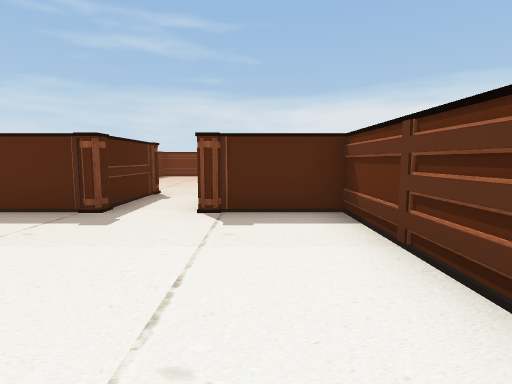
[1] (above)

14 first-person views from a walk through a Unity game level. The camera is 1.5 m above the floor, tilts 6° down and sees 80° across. Doors are open. The floor is counted in squares, 1.8 m on a side. Each view is taken from the middle of a square. On the plan, view 1 faces up. The plan holds only what a view shows up to about 11 squares ahead; the rest is blank. The place goes on beyond the plan. The player is left out. Some surface patterns are stand-ins.

[2]
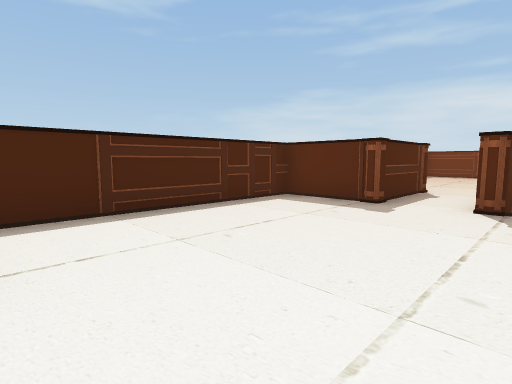

[3]
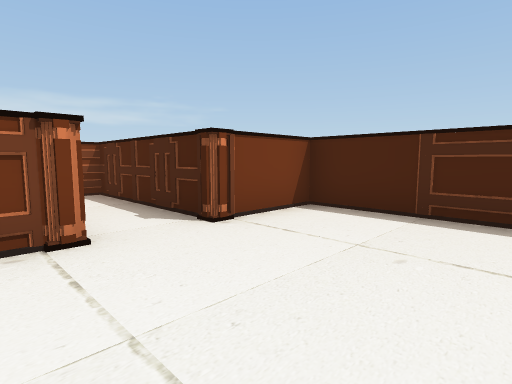

[4]
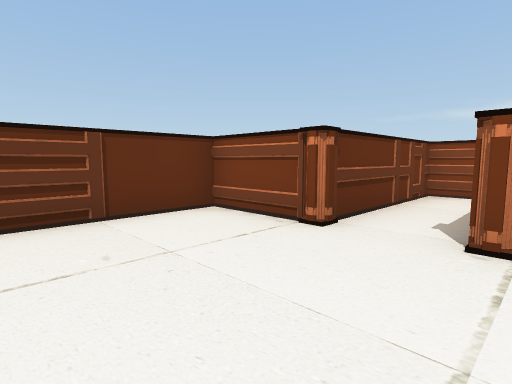

[5]
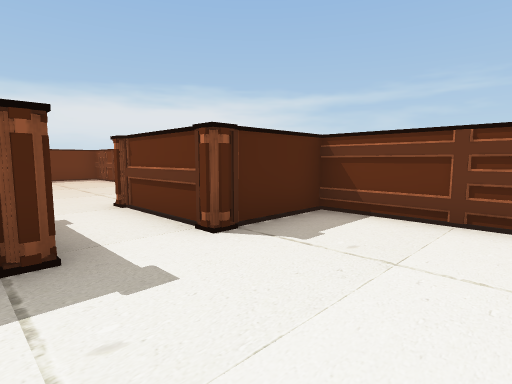

[6]
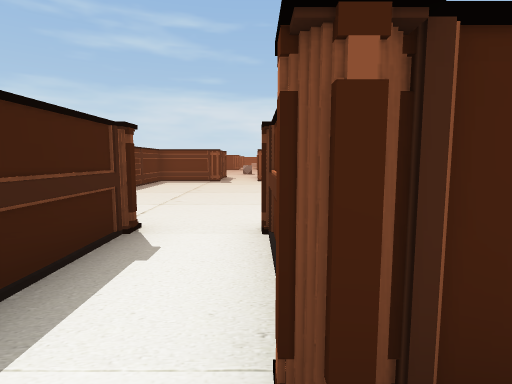

[7]
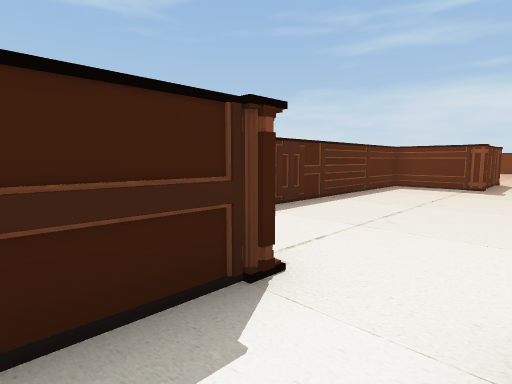

[8]
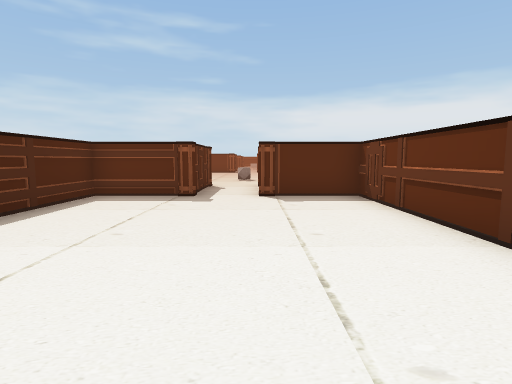

[9]
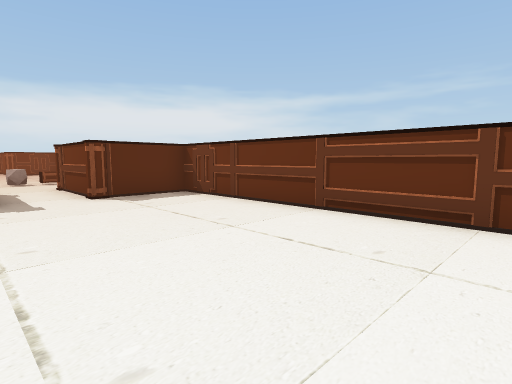

[10]
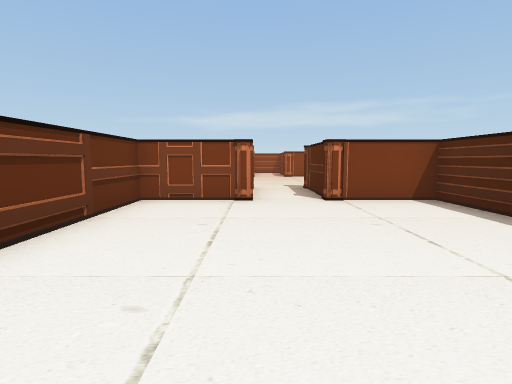

[11]
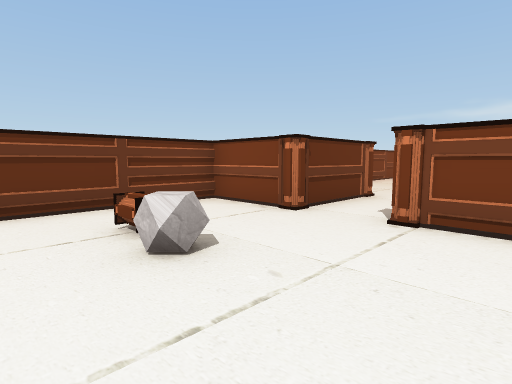

[12]
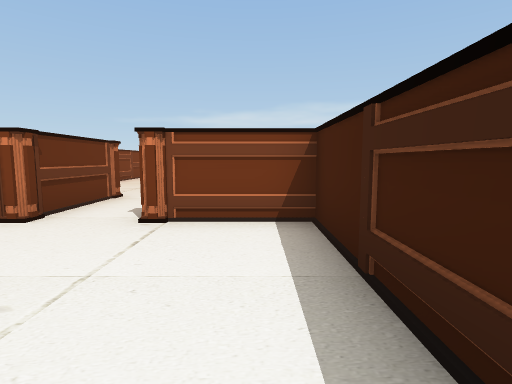

[13]
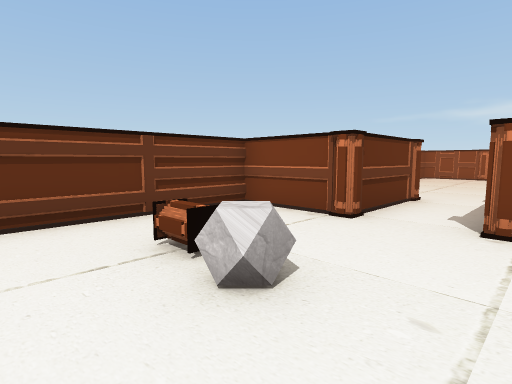

[14]
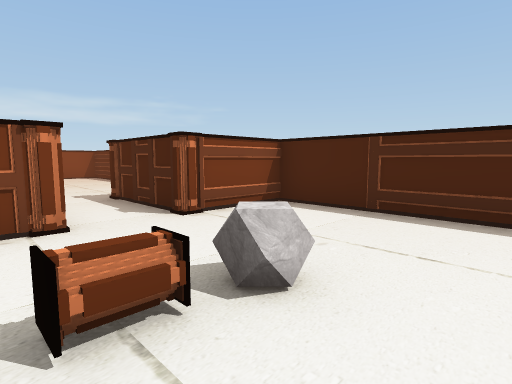

### Floor plan
Ten units are one square. View 1 is at (0, 0); x grows to the right and y downward. Boxes are objects, and circles mark ways between rooms. Rooms are numbered by the first view taken in them; rooms with no view inside come last. Other rooms are left out.
<svg viewBox="-53 -233 72 297">
<path fill="none" stroke="#000" d="M-25 -76 -25 -49 -48 -49 -48 14 -25 14 -25 59 -8 59 -8 14 14 14 14 -49 -8 -49 -8 -76M-8 -76 14 -76 14 -161 -8 -161 -8 -189M-25 -189 -25 -161 -48 -161 -48 -76 -25 -76M-48 -226 -48 -189 -25 -189M-8 -189 14 -189 14 -228"/>
<rect x="-15" y="-225" width="10" height="10" fill="#bbb"><title>other object</title></rect>
<circle cx="-15" cy="-75" r="3" fill="#2a7"/>
<circle cx="-15" cy="-195" r="3" fill="#2a7"/>
<text x="-10" y="-10">1</text>
<text x="-10" y="-130">2</text>
<text x="-20" y="-220">3</text>
</svg>
Room 1 opens to room 2. Room 2 opens to room 3.

Where each view was taken, in squares from view 1:
view 1: 0 up, 0 right, facing up
view 2: 1 down, 0 right, facing up-left
view 3: 2 up, 0 right, facing down-left
view 4: 2 up, 3 left, facing down-right
view 5: 2 up, 3 left, facing up-right
view 6: 4 up, 1 left, facing up
view 7: 6 up, 1 left, facing up-left
view 8: 9 up, 1 left, facing up
view 9: 9 up, 3 left, facing up-right
view 10: 14 up, 1 left, facing down
view 11: 23 up, 4 left, facing down-right
view 12: 23 up, 4 left, facing down
view 13: 23 up, 3 left, facing down-right
view 14: 23 up, 0 right, facing down-left
